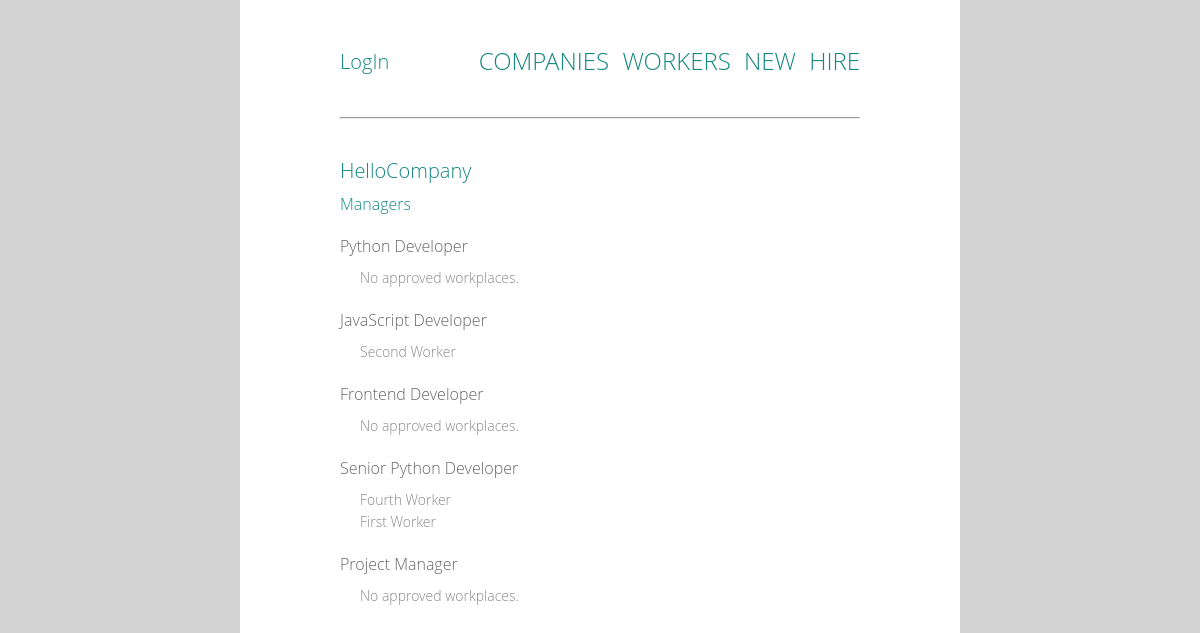
The app's page /companies/1/, older data.
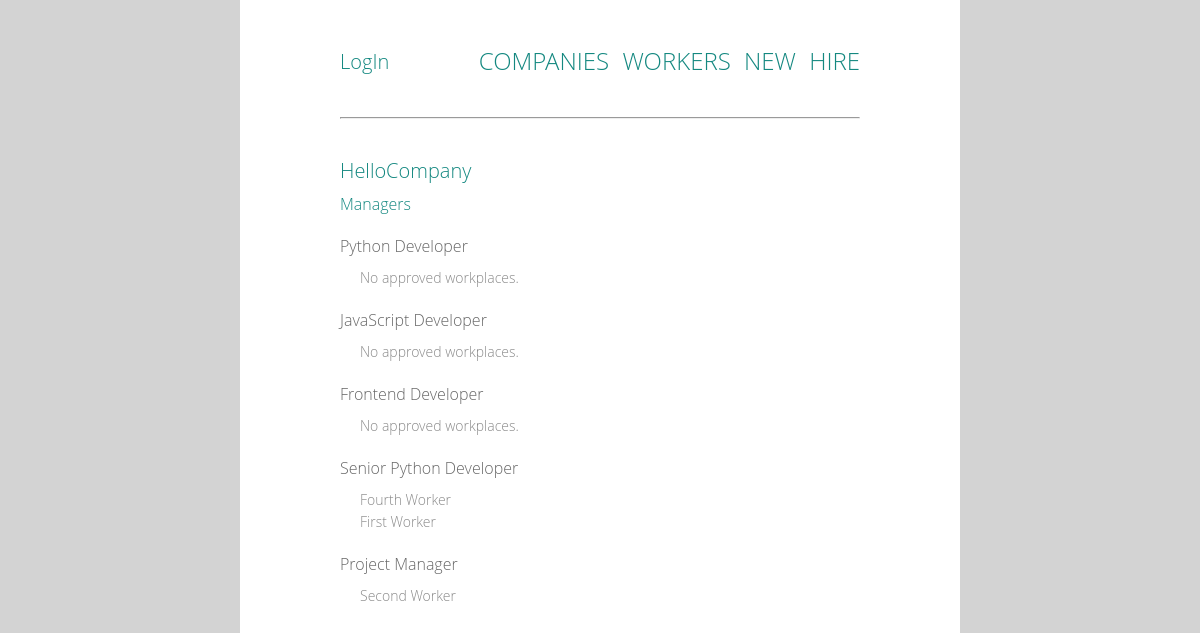
The same page, newer data.
### work/models.py (models this page shows, shortened)
class Work(models.Model):
    company = models.ForeignKey(
        Company, related_name='works', on_delete=models.CASCADE)
    name = models.CharField(max_length=50)
    created_date = models.DateTimeField(default=timezone.now)
    class Meta:
        unique_together = ['company', 'name']
        permissions = (
            ('can_create_work', 'Can create new work'),
        )

class WorkPlace(models.Model):
    NEW = 0
    APPROVED = 1
    CANCELLED = 2
    FINISHED = 3
    STATUS_CHOICES = (
        (NEW, 'New'),
        (APPROVED, 'Approved'),
        (CANCELLED, 'Cancelled'),
        (FINISHED, 'Finished'),
    )
    status = models.IntegerField(choices=STATUS_CHOICES, default=NEW)
    work = models.ForeignKey(
        Work, related_name='workplaces', on_delete=models.CASCADE)
    worker = models.ForeignKey(
        Worker, related_name='workplaces', on_delete=models.CASCADE)
    class Meta:
        unique_together = ['work', 'worker']
        ordering = ['status']
        permissions = (
            ('can_hire', 'Can hire workers'),
        )

class Worker(models.Model):
    first_name = models.CharField(max_length=20)
    last_name = models.CharField(max_length=20)

### work/views.py (the view)
class CompDetail(DetailView):
    model = Company
    template_name = 'work/comp_detail.html'
    def get_context_data(self, **kwargs):
        context = super().get_context_data(**kwargs)
        context['works'] = self.get_object().works.all()
        context['no_approved_wp'] = self.get_object().works.exclude(
                                                    workplaces__status=1)
        return context

### work/templates/work/comp_detail.html
{% extends 'work/base.html' %}
{% block content %}
    <h1 class='company'>{{ company.name }}</h1>
    <p><a href="{% url 'work:manag_list' company.id %}">Managers</a></p>
    <ul>
    {% for work in works %}
        <div class='work'>
            <li>{{ work.name }}
                {% if work in no_approved_wp %}
                    <p class='position'>No approved workplaces.</p>
                {% else %}
                    <ul class='position'>
                    {% for wp in work.workplaces.all %}
                        {% if wp.status == 1 %}
                            <li>{{ wp.worker.first_name }} {{ wp.worker.last_name }}</li>
                        {% endif %}
                    {% endfor %}
                    </ul>
                {% endif %}
            </li>
        </div>
    {% endfor %}
    </ul>
{% endblock %}

Row changes from the older to the newer data that the page shows:
changed Work "JavaScript Developer": loses WorkPlace (worker.first_name "Second", worker.last_name "Worker"); now shows "No approved workplaces."
changed Work "Project Manager": gains WorkPlace (worker.first_name "Second", worker.last_name "Worker"); no longer shows "No approved workplaces."
